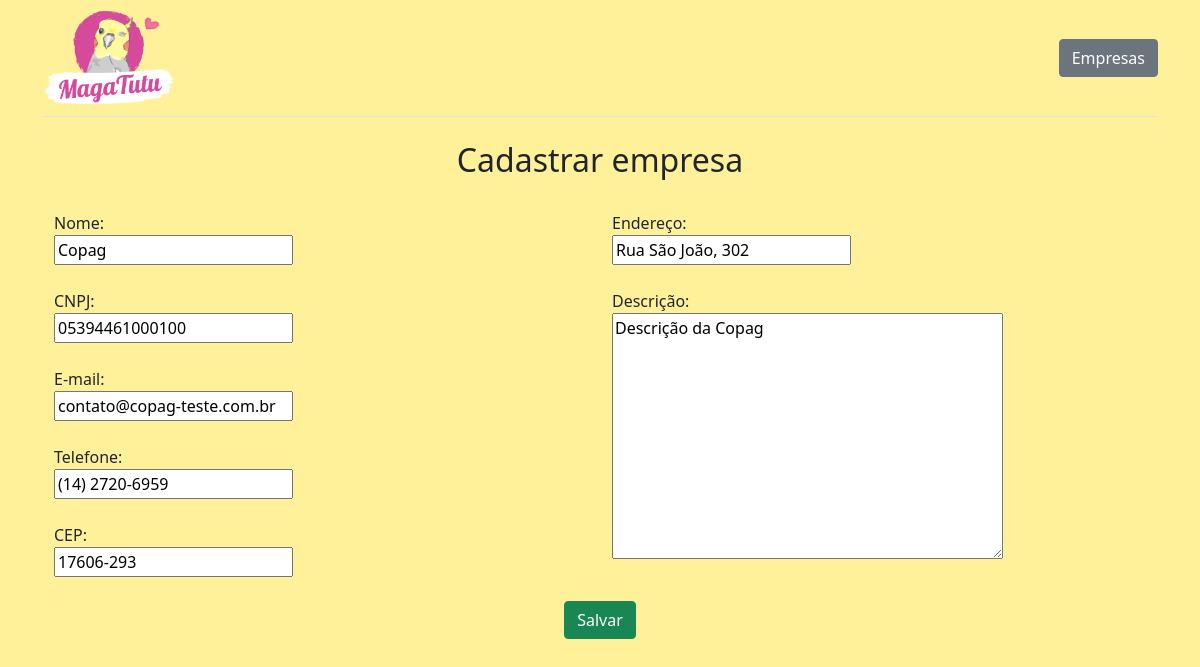
The page /editar-empresa/2/ on the database its author committed.
### app/models.py (models this page shows)
class Empresas(models.Model):
    nome = models.CharField(max_length=150)
    cnpj = models.CharField(max_length=14)
    email = models.EmailField(max_length=254)
    telefone = models.CharField(max_length=100)
    descricao = models.TextField(max_length=1024*2)
    cep = models.CharField(max_length=50)
    endereco = models.CharField(max_length=200)

### app/views.py (the view)
# urls.py: path('editar-empresa/<int:pk>/',views.irParaEditarEmpresa, name='editar-empresa'),
def irParaEditarEmpresa(request,pk):
    data = {}
    data['empresa'] = models.Empresas.objects.get(pk=pk)
    data['formularioEmpresa'] = forms.EmpresasForm(instance=data['empresa'])
    return render(request,"cadastro-empresa.html", data)

### app/forms.py
class EmpresasForm(ModelForm):
  class Meta:
    model = models.Empresas
    fields = ['nome', 'cnpj', 'email', 'telefone', 'descricao', 'cep', 'endereco']

### app/templates/cadastro-empresa.html (shortened to what this page needs)
<!DOCTYPE html>
<html lang="pt-br">
<head>
    <link href="https://cdn.jsdelivr.net/npm/bootstrap@5.1.1/dist/css/bootstrap.min.css" rel="stylesheet"
>
</head>
<body>
    <div class="container header-content">
        <header class="d-flex justify-content-center py-2 mb-4 border-bottom">
            <a href="/" class="d-flex align-items-center mb-3 mb-md-0 me-md-auto text-dark text-decoration-none">
                {% load static %}
                <img src="{% static 'tutu.png' %}" alt="MagaTutu" height="100">
            </a>
            <div class="d-flex align-items-center">
                <a class="btn btn-secondary" href="/empresas/" role="button">Empresas</a>
            </div>
        </header>
    </div>
    <div class="container">
        <h2 class="text-center">Cadastrar empresa</h2>
        <form name="form-empresa" id="form-empresa" method="POST"
            action="{% if empresa %}/salvar-editar-empresa/{{empresa.id}}/{% else %}/salvar-cadastrar-empresa/{% endif %}">
            <div class="d-flex justify-content-between">
                <div class="container">
                    <div class="form-group mt-4">Nome:<br> {{ formularioEmpresa.nome }}</div>
                    <div class="form-group mt-4">CNPJ:<br> {{ formularioEmpresa.cnpj }}</div>
                    <div class="form-group mt-4">E-mail:<br> {{ formularioEmpresa.email }}</div>
                    <div class="form-group mt-4">Telefone:<br> {{ formularioEmpresa.telefone }}</div>
                    <div class="form-group mt-4">CEP:<br> {{ formularioEmpresa.cep }}</div>
                </div>
                <div class="container">
                    <div class="form-group mt-4">Endereço:<br> {{ formularioEmpresa.endereco }}</div>
                    <div class="form-group mt-4">Descrição:<br> {{ formularioEmpresa.descricao }}</div>
                </div>
                <br>
            </div>
            <br>
            <div class="text-center">
                <input type="submit" value="Salvar" class="btn btn-success">
            </div>
        </form>
        <br>
        <br>
    </div>
    {% load static %}
    <link href="{% static 'style.css' %}" rel="stylesheet">
</body>
</html>

### app/static/style.css (style rules this page uses)
body { background-color: #FFF19A; }

### rows shown on the page
Empresas: nome "Copag", cnpj "05394461000100", email "contato@copag-teste.com.br", telefone "(14) 2720-6959", cep "17606-293", endereco "Rua São João, 302", descricao "Descrição da Copag"
